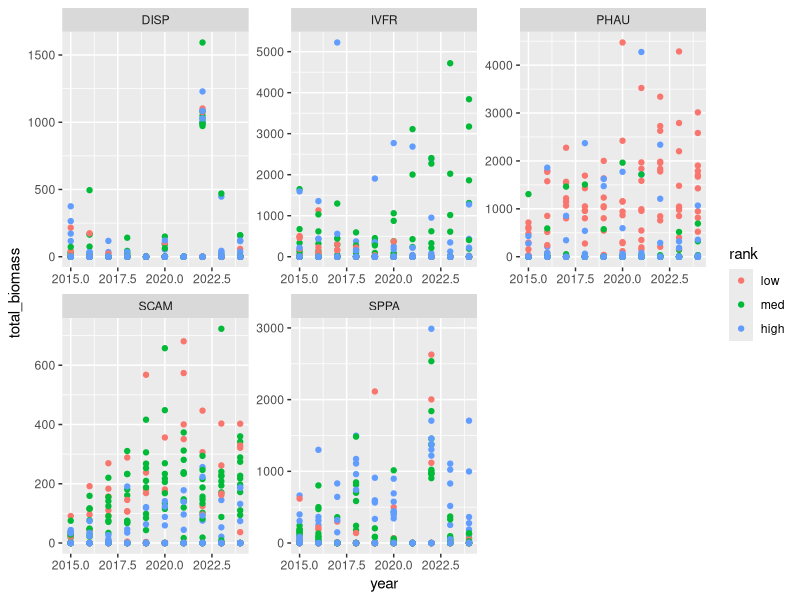
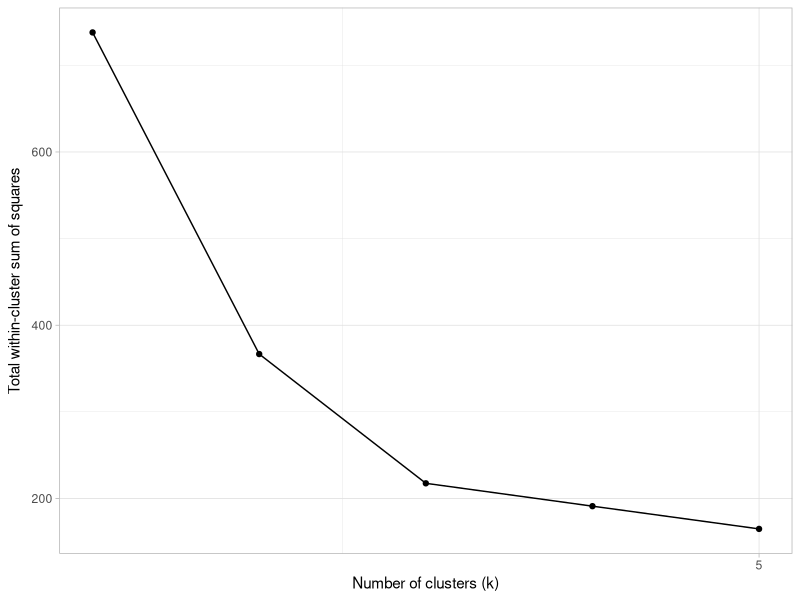
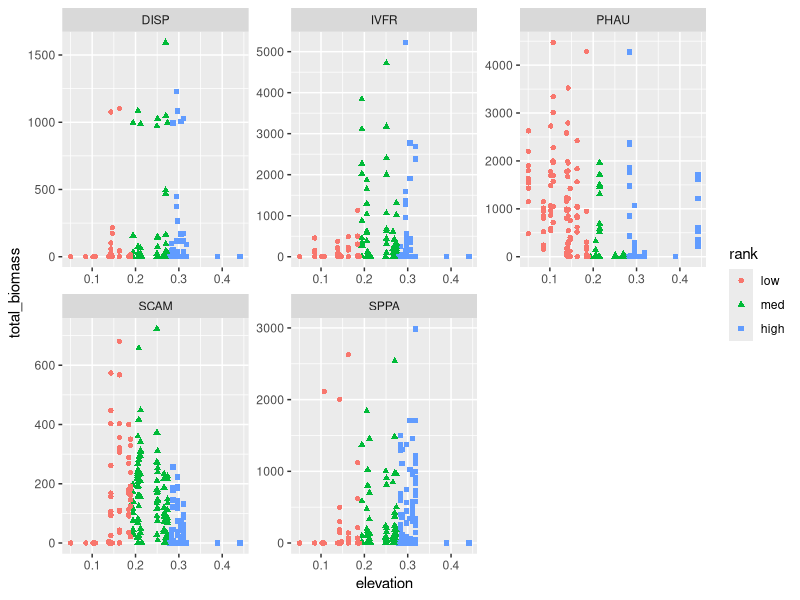
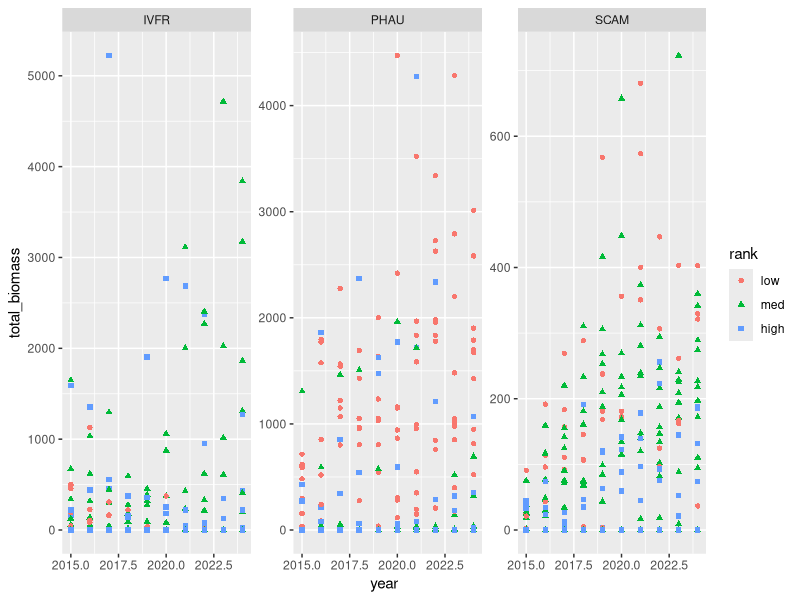
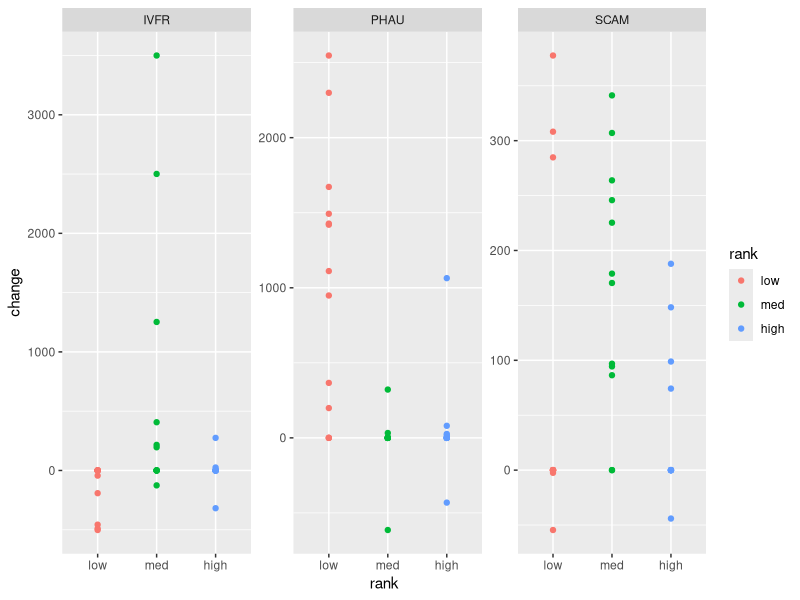

Reproduce these figures in R, in order.
# Loading in packages
library(tidyverse)
library(ggplot2)
library(mclust)
library(ggrepel)
library(broom)
library(GGally)

# Readinggplot2# Reading in data
biomass_raw <- read_csv("raw_data/all_biomass.csv") 
elevation_raw <- read_csv("raw_data/gcrew_elevation.csv")

# Cleaning up elevation data
elevation <- elevation_raw |>
  filter(survey_id == "June 2016 TMON Survey", measurement_type != "test") |>
  select(transect_id, plot_id, corner, replicate_id, elevation) |>
  # Repeated measurements in a corner will be averaged
  group_by(transect_id, plot_id, corner) |>
  summarize(elevation = mean(elevation)) |>
  # Corner measurements will be averaged to get elevation for an entire plot
  group_by(transect_id, plot_id) |>
  summarize(elevation = mean(elevation)) |>
  rename(transect = transect_id, plot = plot_id) |>
  mutate(transect = toupper(transect))

# 5 number summary of elevation
summary(elevation$elevation)

elevation_2 <- elevation |>
  # Categorical rank of "high" & "low" based on mean values
  # Doesn't matter if you use mean or midpoint of min and max
  mutate(rank = case_when(elevation > 0.226 ~ "high", TRUE ~ "low")) 

elevation_3 <- elevation |>
  # Rank based on Q1 and Q3 values
  mutate(rank = case_when(elevation > 0.28344 ~ "high", elevation < 0.16279 ~ "low",
                          TRUE ~ "med"))

elevation_3e <- elevation |>
  # Rank based on dividing plots roughly equally
  # Low has 13, med/high has 12. Bc the dif between the low/med cutoff was smaller than
  # between the med/high cutoff
  mutate(rank = case_when(elevation < 0.189 ~ "low", elevation > 0.274 ~ "high",
                          TRUE ~ "med"))

# Handling duplicate allometry/harvest measurements
dupes <- biomass_raw |>
  select(year, transect:species_code, total_biomass, method) |>
  filter(species_code %in% c("SPPA", "DISP", "PHAU", "SCAM", "IVFR"),
         transect %in% c("G1", "G2", "G3")) |>
  group_by(year, transect, plot, species_code) |>
  drop_na() |>
  filter(n() > 1,
         (species_code %in% c("DISP", "SPPA") & method == "harvest") |
           species_code %in% c("PHAU", "IVFR", "SCAM") & method == "allometry") |>
  select(!method)

# Cleaning biomass data 
biomass <- biomass_raw |>
  select(year, transect:species_code, total_biomass) |>
  filter(species_code %in% c("SPPA", "DISP", "PHAU", "SCAM", "IVFR"),
         transect %in% c("G1", "G2", "G3")) |>
  group_by(year, transect, plot, species_code) |>
  drop_na() |>
  filter(n() == 1) |>
  full_join(dupes, by = c("year", "transect", "plot", "species_code", 
                          "total_biomass")) |>
  mutate(total_biomass = round(total_biomass, 3)) |>
  group_by(transect, plot, species_code) |>
  complete(year = 2015:2024,
           fill = list(total_biomass = 0)) |>
  drop_na(species_code) |>
  group_by(species_code, year) |>
  complete(transect = "G1", plot = 1:20, fill = list(total_biomass = 0)) |>
  complete(transect = "G2", plot = 1:11, fill = list(total_biomass = 0)) |>
  complete(transect = "G3", plot = 1:6, fill = list(total_biomass = 0)) |>
  arrange(transect, plot, species_code, year)

# Combining biomass and elevation data 
bio_elev_2 <- biomass |>
  full_join(elevation_2, by = c("transect", "plot")) 
bio_elev_3 <- biomass |>
  full_join(elevation_3, by = c("transect", "plot")) |>
  mutate(rank = factor(rank, levels = c("low", "med", "high")))
bio_elev_3e <- biomass |>
  full_join(elevation_3e, by = c("transect", "plot")) |>
  mutate(rank = factor(rank, levels = c("low", "med", "high")))

bio_elev <- biomass |>
  full_join(elevation, by = c("transect", "plot")) 

# Faceted scatterplot of biomass over time and elevation rank
ggplot(bio_elev_3e,
       aes(x = year, y = total_biomass, color = rank)) +
  geom_point() +
  facet_wrap("species_code", scales = "free")

# Count # of observations for a species by rank
bio_elev_3e |>
  filter(species_code == "PHAU", total_biomass != 0) |>
  group_by(rank) |>
  count()

# Constructing an elbow plot to determine the number of clusters I want

clusterprep <- bio_elev |>
  filter(species_code == "PHAU") |>
  ungroup() |>
  mutate(across(where(is.numeric), ~ (.x - mean(.x)) / sd(.x),
                .names = "{.col}_z"))

clusterprep_phau <- clusterprep |>
  select(total_biomass_z, elevation_z) 

set.seed(52)
elbow_plot <-
  tibble(k = 1:5) |>
  mutate(kmeans_results = purrr::map(k, ~kmeans(clusterprep_phau, .x)),
         glanced = purrr::map(kmeans_results, glance)) |>
  unnest(cols = c(glanced))

# Construct elbow plot with all clusters considered
ggplot(elbow_plot, aes(x = k, y = tot.withinss)) +
  geom_point() +
  geom_line() +
  scale_x_continuous(breaks = scales::breaks_width(5)) +
  labs(x = "Number of clusters (k)",
       y = expression("Total within-cluster sum of squares")) +
  theme_light()


# Plotting elevation vs. biomass, faceted by species
ggplot(bio_elev_3e, aes(x = elevation, y = total_biomass)) +
  geom_point(aes(color = rank, shape = rank)) +
  facet_wrap("species_code", scales = "free")

# Plotting year vs. biomass, colored by rank
ggplot(bio_elev_3e |> filter(species_code %in% c("PHAU", "SCAM", "IVFR")),
       aes(x = year, y = total_biomass)) +
  geom_point(aes(color = rank, shape = rank)) +
  facet_wrap("species_code", scales = "free")

# Calculating total biomass change in each plot and species from 2015-2024
elev_change <- bio_elev_3e |>
  filter(year == 2015 | year == 2024) |>
  relocate(species_code, year, .after = c(transect, plot)) |>
  arrange(transect, plot, species_code, year) |>
  group_by(transect, plot, species_code) |>
  mutate(previous = lag(total_biomass), change = total_biomass - previous) |>
  drop_na() |>
  ungroup() |>
  select(species_code, rank, change)

# Plotting change in biomass vs elevation rank
ggplot(elev_change |> filter(species_code %in% c("PHAU", "SCAM", "IVFR")), 
       aes(x = rank, y = change)) +
  geom_point(aes(color = rank)) +
  facet_wrap("species_code", scales = "free")



# # Clustering

#  
#  set.seed(618)
#  kmeans <- clusterprep_phau |>
#    kmeans(centers = 3, nstart = 20)
# 
# clusterprep_phau <- augment(kmeans, clusterprep_phau) 
# 
# clusters <- clusterprep |>
#   full_join(clusterprep_phau, by = c("total_biomass_z", "elevation_z"),
#             relationship = "many-to-many") 
# 
# # Plot clusters, faceted by years
#  ggplot(clusters, aes(x = elevation, y = total_biomass)) +
#    geom_point(aes(color = .cluster, shape = .cluster)) +
#    facet_wrap("year")




  
